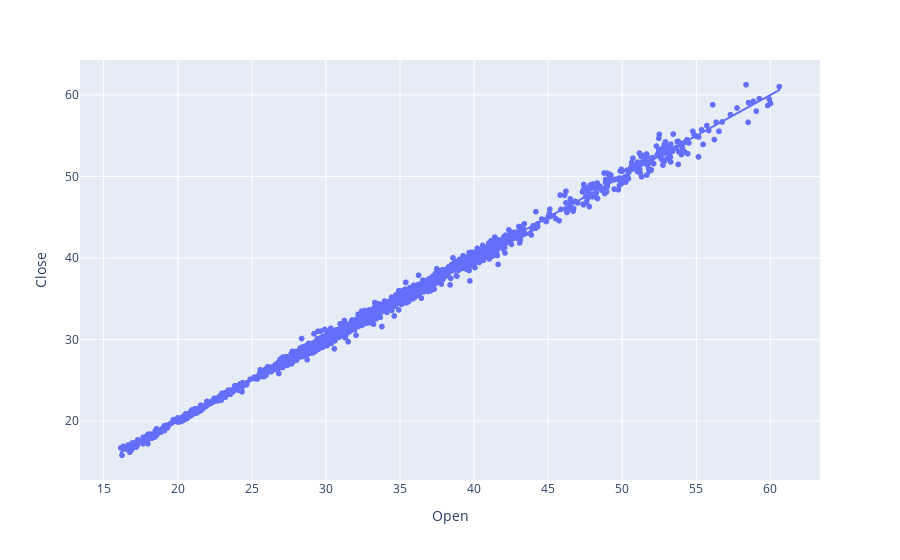

This figure's notebook cell:
### Markdown cell above
### If I calculate slope and y intercept for the PERFECT trendline, I can use trendline to make prediction of y values in future!

### Code cell
import plotly_express as pe

pe.scatter(x='Open', y='Close', data_frame =df, trendline='ols'  )

### Figure 1 — Plotly figure (JSON) as saved in the notebook; plotly's stock layout.template omitted (floating-point values rounded to 4 significant figures; data arrays with more than 128 entries replaced by an {"elided": "..."} marker saying what was removed)
{"data": [{"hovertemplate": "Open=%{x}<br>Close=%{y}<extra></extra>", "legendgroup": "", "marker": {"color": "#636efa", "symbol": "circle"}, "mode": "markers", "name": "", "showlegend": false, "type": "scattergl", "x": {"elided": "2768 float values"}, "xaxis": "x", "y": {"elided": "2768 float values"}, "yaxis": "y"}, {"hovertemplate": "<b>OLS trendline</b><br>Close = 0.999633 * Open + 0.0186864<br>R<sup>2</sup>=0.997204<br><br>Open=%{x}<br>Close=%{y} <b>(trend)</b><extra></extra>", "legendgroup": "", "marker": {"color": "#636efa", "symbol": "circle"}, "mode": "lines", "name": "", "showlegend": false, "type": "scattergl", "x": {"elided": "2768 float values"}, "xaxis": "x", "y": {"elided": "2768 float values"}, "yaxis": "y"}], "layout": {"legend": {"tracegroupgap": 0}, "margin": {"t": 60}, "xaxis": {"anchor": "y", "domain": [0, 1], "title": {"text": "Open"}}, "yaxis": {"anchor": "x", "domain": [0, 1], "title": {"text": "Close"}}}}
